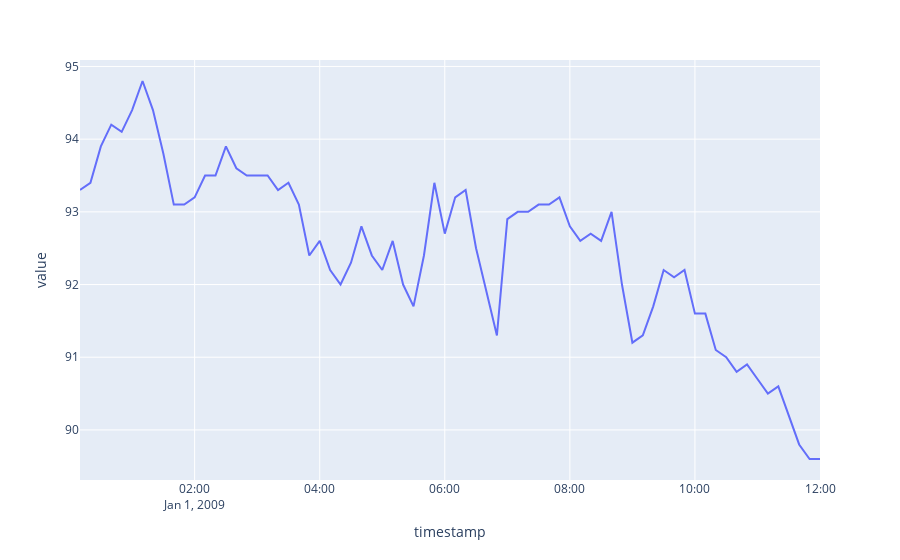

The notebook cell this image was saved under:
### Code cell
df_air = pd.read_csv('samples/air_humidity.csv').head(500)
df_air['timestamp'] = pd.to_datetime(df_air['timestamp'])
df_air['timestamp'].replace('2009', regex=True).replace('2023', '2015', regex=True)
fig = px.line(df_air.head(72),x="timestamp",y="value")
fig.show()
